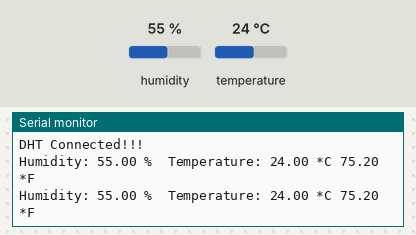
Simulated run of this sketch. Board: ESP8266 (NodeMCU). Shown: the last lines printed to the serial monitor. The inputs (shaded band) are chosen by the test bench; at power-on: humidity 55 %, temperature 24 °C.

Above: at 4.8 s.
4.9 s: humidity set to 22 %
At 6.6 s:
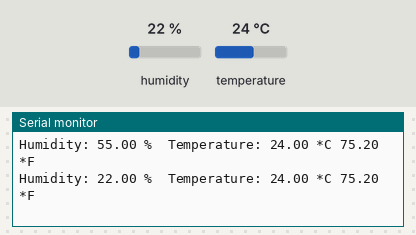
7.9 s: temperature set to 12 °C
At 8.9 s:
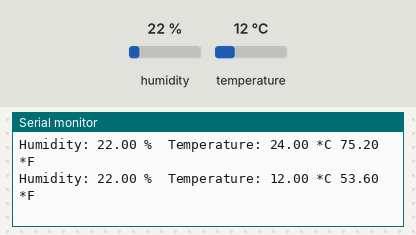
10.9 s: humidity set to 40 %
At 12.5 s:
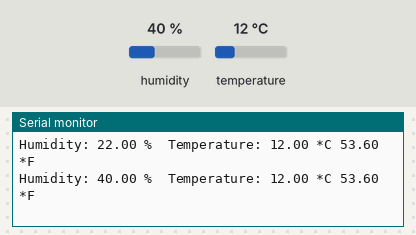
Timing chart, 0 to 14.0 s (numbered marks = the images above; inputs shaded):
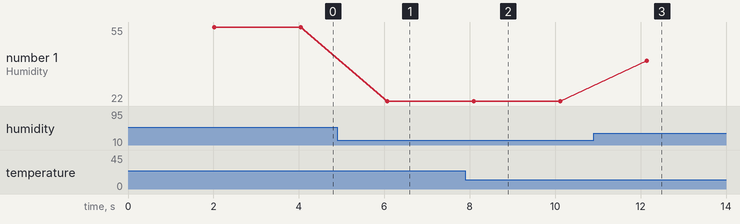

The sketch:

DHT11_Test_Temp.ino
```cpp
#include "DHT.h"
#define DHTPIN D4 //PIN D4
#define DHTTYPE DHT11   // DHT 11
DHT dht(DHTPIN, DHTTYPE);

void setup() {
Serial.begin(115200);
Serial.println("DHT Connected!!!");
dht.begin();
}

void loop() {
delay(2000);  // หน่วงเวลา 2 วินาทีให้เซนเซอร์ทำงาน
   float h = dht.readHumidity();
   float t = dht.readTemperature();
   float f = dht.readTemperature(true);

// เช็คถ้าอ่านค่าไม่สำเร็จให้เริ่มอ่านใหม่
if (isnan(h) || isnan(t) || isnan(f)) {
Serial.println("Failed to read from DHT sensor!");
return;
}

Serial.print("Humidity: ");
Serial.print(h);
Serial.print(" %\t");
Serial.print("Temperature: ");
Serial.print(t);
Serial.print(" *C ");
Serial.print(f);
Serial.print(" *F\t\n");
}
```

Measured:
- after the input at 4.9 s, the serial monitor: prints a new line after 1.2 s (image 1)
- after the input at 7.9 s, the serial monitor: prints a new line after 0.19 s (image 2)
- after the input at 10.9 s, the serial monitor: prints a new line after 1.2 s (image 3)
- plotted number 1: 55 → 22 after the input at 4.9 s, 22 → 40 after the input at 10.9 s
